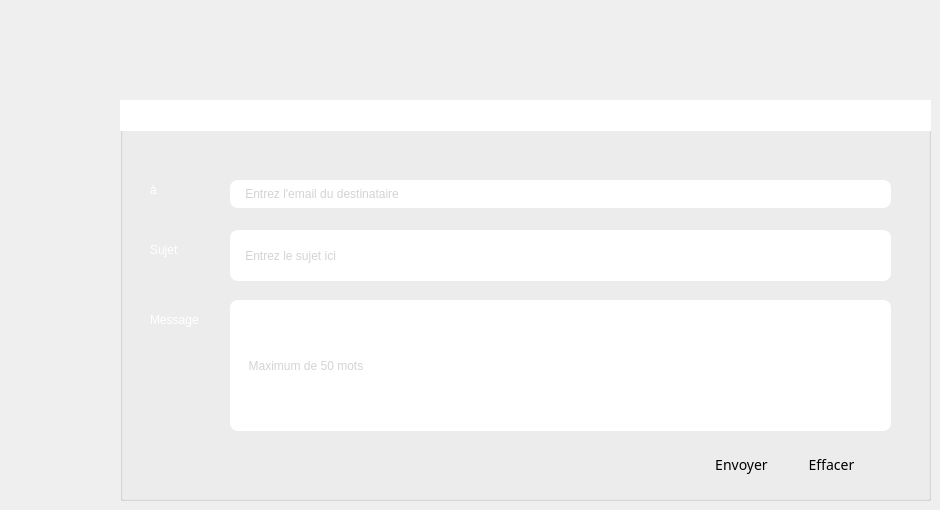
     <widget class="QWidget" name="tab_15">
      <attribute name="title">
       <string>Mailing</string>
      </attribute>
      <widget class="QGroupBox" name="groupBox_14">
       <property name="geometry">
        <rect>
         <x>120</x>
         <y>110</y>
         <width>811</width>
         <height>391</height>
        </rect>
       </property>
       <property name="styleSheet">
        <string notr="true"> text-color: rgb(0, 0, 0);
background-image: url(:/img/360_F_69019892_B4lc0tM8Q6JXI42OvK2szAowVUr7qZJs.jpg);
font: 900 12pt &quot;Segoe UI Black&quot;;
 
background-color: rgb(152, 127, 236);
color: rgb(0, 0, 0);
background:transparent;
 </string>
       </property>
       <property name="title">
        <string/>
       </property>
       <widget class="QPushButton" name="pushButton_21">
        <property name="geometry">
         <rect>
          <x>670</x>
          <y>340</y>
          <width>83</width>
          <height>29</height>
         </rect>
        </property>
        <property name="styleSheet">
         <string notr="true"> 
*{
 font-family:century gothic;
   font-size:14px;
}

QFrame
{
 	 
}
QPushButton
{

	
	background-image: url(:/img/360_F_261490536_nJ5LSRAVZA0CK9Nvt2E1fXJVUfpiqvhT.jpg);
}
QPushButton
{
 border-radius:8px;
}
QPushButton:hover
{
color:rgb(255,255,255);
 
border-radius:10px;
background:#3CB043;
}</string>
        </property>
        <property name="text">
         <string>Effacer</string>
        </property>
       </widget>
       <widget class="QPushButton" name="sendemail">
        <property name="geometry">
         <rect>
          <x>580</x>
          <y>340</y>
          <width>83</width>
          <height>29</height>
         </rect>
        </property>
        <property name="styleSheet">
         <string notr="true"> 
*{
 font-family:century gothic;
   font-size:14px;
}

QFrame
{
 	 
}
QPushButton
{

	
	background-image: url(:/img/360_F_261490536_nJ5LSRAVZA0CK9Nvt2E1fXJVUfpiqvhT.jpg);
}
QPushButton
{
 border-radius:8px;
}
QPushButton:hover
{
color:rgb(255,255,255);
 
border-radius:10px;
background:#3CB043;
}</string>
        </property>
        <property name="text">
         <string>Envoyer</string>
        </property>
       </widget>
       <widget class="QLineEdit" name="to_edit">
        <property name="geometry">
         <rect>
          <x>110</x>
          <y>70</y>
          <width>661</width>
          <height>28</height>
         </rect>
        </property>
        <property name="styleSheet">
         <string notr="true">background-color: rgb(255, 255, 255);
color: rgb(167, 167, 167);
font: italic 9pt &quot;Segoe UI&quot;;
background-image: url(:/img/4096x2304-ghost-white-solid-color-background.jpg);
border-radius:8px;
</string>
        </property>
        <property name="text">
         <string/>
        </property>
        <property name="placeholderText">
         <string>    Entrez l'email du destinataire</string>
        </property>
       </widget>
       <widget class="QLabel" name="label_35">
        <property name="geometry">
         <rect>
          <x>30</x>
          <y>70</y>
          <width>31</width>
          <height>20</height>
         </rect>
        </property>
        <property name="styleSheet">
         <string notr="true">font: 500 9pt &quot;Segoe UI&quot;;
color: rgb(255, 255, 255);</string>
        </property>
        <property name="text">
         <string>à</string>
        </property>
       </widget>
       <widget class="QLabel" name="label_36">
        <property name="geometry">
         <rect>
          <x>30</x>
          <y>130</y>
          <width>61</width>
          <height>20</height>
         </rect>
        </property>
        <property name="styleSheet">
         <string notr="true">font: 500 9pt &quot;Segoe UI&quot;;
color: rgb(255, 255, 255);</string>
        </property>
        <property name="text">
         <string>Sujet</string>
        </property>
       </widget>
       <widget class="QLineEdit" name="subject_edit">
        <property name="geometry">
         <rect>
          <x>110</x>
          <y>120</y>
          <width>661</width>
          <height>51</height>
         </rect>
        </property>
        <property name="styleSheet">
         <string notr="true">background-color: rgb(255, 255, 255);
background-image: url(:/img/4096x2304-ghost-white-solid-color-background.jpg);color: rgb(167, 167, 167);
font: italic 9pt &quot;Segoe UI&quot;;
border-radius:8px;
</string>
        </property>
        <property name="text">
         <string/>
        </property>
        <property name="placeholderText">
         <string>    Entrez le sujet ici</string>
        </property>
       </widget>
       <widget class="QLineEdit" name="message_edit">
        <property name="geometry">
         <rect>
          <x>110</x>
          <y>190</y>
          <width>661</width>
          <height>131</height>
         </rect>
        </property>
        <property name="styleSheet">
         <string notr="true">background-color: rgb(255, 255, 255);
background-image: url(:/img/4096x2304-ghost-white-solid-color-background.jpg);
color: rgb(167, 167, 167);
font: italic 9pt &quot;Segoe UI&quot;;
border-radius:8px;
</string>
        </property>
        <property name="text">
         <string/>
        </property>
        <property name="placeholderText">
         <string>     Maximum de 50 mots</string>
        </property>
       </widget>
       <widget class="QLabel" name="label_37">
        <property name="geometry">
         <rect>
          <x>30</x>
          <y>200</y>
          <width>61</width>
          <height>20</height>
         </rect>
        </property>
        <property name="styleSheet">
         <string notr="true">font: 500 9pt &quot;Segoe UI&quot;;
color: rgb(255, 255, 255);</string>
        </property>
        <property name="text">
         <string>Message</string>
        </property>
       </widget>
      </widget>
      <widget class="QWidget" name="widget_32" native="true">
       <property name="geometry">
        <rect>
         <x>350</x>
         <y>-30</y>
         <width>81</width>
         <height>31</height>
        </rect>
       </property>
       <property name="styleSheet">
        <string notr="true">background-image: url(:/img/1920x1080-yellow-orange-solid-color-background.jpg);</string>
       </property>
       <widget class="QWidget" name="widget_33" native="true">
        <property name="geometry">
         <rect>
          <x>30</x>
          <y>30</y>
          <width>61</width>
          <height>31</height>
         </rect>
        </property>
        <property name="styleSheet">
         <string notr="true">background-image: url(:/img/1920x1080-yellow-orange-solid-color-background.jpg);</string>
        </property>
       </widget>
       <widget class="QWidget" name="widget_34" native="true">
        <property name="geometry">
         <rect>
          <x>40</x>
          <y>30</y>
          <width>61</width>
          <height>31</height>
         </rect>
        </property>
        <property name="styleSheet">
         <string notr="true">background-image: url(:/img/1920x1080-yellow-orange-solid-color-background.jpg);</string>
        </property>
        <widget class="QWidget" name="widget_35" native="true">
         <property name="geometry">
          <rect>
           <x>30</x>
           <y>30</y>
           <width>61</width>
           <height>31</height>
          </rect>
         </property>
         <property name="styleSheet">
          <string notr="true">background-image: url(:/img/1920x1080-yellow-orange-solid-color-background.jpg);</string>
         </property>
        </widget>
       </widget>
      </widget>
      <widget class="QPlainTextEdit" name="plainTextEdit_21">
       <property name="geometry">
        <rect>
         <x>120</x>
         <y>100</y>
         <width>811</width>
         <height>31</height>
        </rect>
       </property>
       <property name="styleSheet">
        <string notr="true">font: 700 15pt &quot;8514oem&quot;;
color: rgb(255, 255, 255);
background-image: url(:/img/download.png);
border-radius:8px;
</string>
       </property>
       <property name="plainText">
        <string>   Composer un e-mail</string>
       </property>
      </widget>
     </widget>
